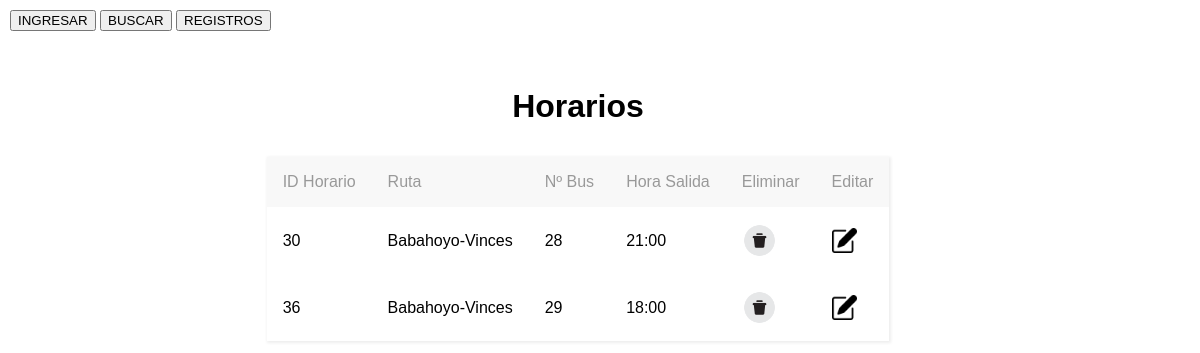
Page /CGhorario.php on the committed database.
### tables this page shows
CREATE TABLE `horario` (
  `id_horario` int(11) NOT NULL AUTO_INCREMENT,
  `id_ruta` int(11) NOT NULL,
  `hora_salida` varchar(20) DEFAULT NULL,
  `id_bus` int(11) DEFAULT NULL,
  PRIMARY KEY (`id_horario`),
  KEY `ruta_horario` (`id_ruta`),
  KEY `id_bus` (`id_bus`),
  CONSTRAINT `id_bus` FOREIGN KEY (`id_bus`) REFERENCES `bus` (`id_bus`),
  CONSTRAINT `ruta_horario` FOREIGN KEY (`id_ruta`) REFERENCES `ruta` (`id_ruta`)
);

### CGhorario.php (the view, shortened to what this page needs)
<html>
<head>
</head><!DOCTYPE html>
<html lang="en">
<head>
	<link rel="stylesheet" href="css/results.css">
</head>
<body>
	<div class="opciones">
		<a href="formulario horario.php"><input type="button" value= "INGRESAR"></a>
		<a href="buscar horario.php"><input type="button" value= "BUSCAR"></a>
		<a href="CGhorario.php"><input type="button" value= "REGISTROS"></a>
	</div>
	<h1 class="titulo-resultados" >Horarios</h1>
<?php
$con = mysqli_connect("localhost","root","","boletos");
$table = "horario";
$sql = "select * from $table";
$resultado = $con->query($sql);
$filas = mysqli_num_rows($resultado);
$table1= "ruta";
$sql1 = "select * from $table1";
$resultado1 = $con->query($sql1);
$destinos = array();
while ($fila1 = $resultado1->fetch_assoc()){
	$id_ruta_=$fila1["id_ruta"];
	$origen=$fila1["origen"];
	$destino=$fila1["destino"];
	$ruta_destino = $origen.'-'.$destino;
	$destinos[$id_ruta_] = $ruta_destino;
}
if($filas === 0){
	?>
		<h3 class="No-resultado">No existen datos</h3>
	<?php
	} else {
	?>
		<table class="tabla-resultados">
			<thead>
				<tr>
					<td>ID Horario</td>
					<td>Ruta</td>
					<td>Nº Bus</td>
					<td>Hora Salida</td>
					<td>Eliminar</td>
					<td>Editar</td>
				</tr>
			</thead>
			<tbody>
			<?php
			while ($fila = $resultado->fetch_assoc()){
				$id_horario=$fila["id_horario"];
				$horasalida=$fila["hora_salida"];
				$id_bus=$fila["id_bus"];
				$id_ruta=$fila["id_ruta"];
				$destino_ = $destinos[$id_ruta];
			?>
			<tr>
				<td><?php echo $id_horario ?></td>
				<td><?php echo $destino_?></td>
				<td><?php echo $id_bus ?></td>
				<td><?php echo $horasalida ?></td>
				<td>
					<a href='eliminar horario.php?id_horario=<?php echo $id_horario ?>'>
						<img src='imagenes/eliminar.png' width=35>
					</a>
				</td>
				<td>
					<a href='editar horario.php?id_horario=<?php echo $id_horario ?>&id_ruta=<?php echo $id_ruta ?>'>
						<img src='imagenes/editar.png' width=25>
					</a>
				</td>
	    	</tr>
			<?php } ?>
		</tbody>
	</table>
<?php }?>
</body>
</html>

### css/results.css (style rules this page uses)
body { align-items: center; display: flex; width: 95%; min-height: 100%; flex-direction: column; font-family: Arial; }
.tabla-resultados { border-collapse: collapse; box-shadow: 1px 1px 3px 1px rgb(238, 238, 238); margin-bottom: 2rem;; }
.tabla-resultados thead { background: rgb(248, 248, 248); }
.titulo-resultados { display: flex; justify-content: center; width: 100%; margin-top: 5rem; margin-bottom: 2rem; }
.opciones { position: absolute; top: 10px; left: 10px; }
thead { font-weight: 500; color: rgb(153, 153, 153); box-sizing: border-box; }
th, td { padding: 1rem; box-sizing: border-box; }

### rows in the picture
horario: id_horario "30", id_ruta "Babahoyo-Vinces", id_bus "28", hora_salida "21:00"
horario: id_horario "36", id_ruta "Babahoyo-Vinces", id_bus "29", hora_salida "18:00"
